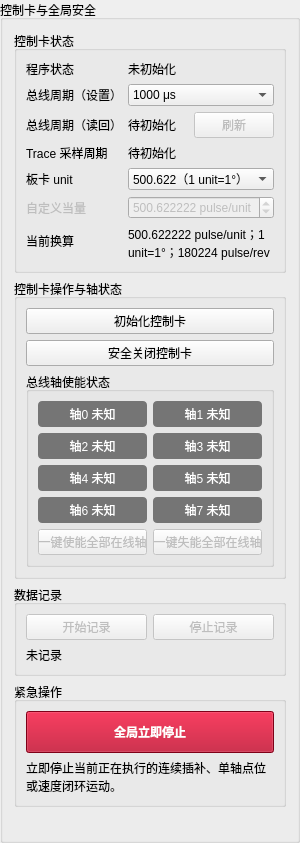
     <widget class="QGroupBox" name="globalControlGroup">
      <property name="minimumSize">
       <size>
        <width>230</width>
        <height>0</height>
       </size>
      </property>
      <property name="maximumSize">
       <size>
        <width>300</width>
        <height>16777215</height>
       </size>
      </property>
      <property name="title">
       <string>控制卡与全局安全</string>
      </property>
      <layout class="QVBoxLayout" name="globalControlLayout">
       <item>
        <widget class="QGroupBox" name="globalStatusGroup">
         <property name="title">
          <string>控制卡状态</string>
         </property>
         <layout class="QFormLayout" name="statusForm">
          <item row="1" column="0">
           <widget class="QLabel" name="stateLabel">
            <property name="text">
             <string>程序状态</string>
            </property>
           </widget>
          </item>
          <item row="1" column="1">
           <widget class="QLabel" name="stateValueLabel">
            <property name="text">
             <string>未初始化</string>
            </property>
            <property name="wordWrap">
             <bool>true</bool>
            </property>
           </widget>
          </item>
          <item row="7" column="0">
           <widget class="QLabel" name="busCycleSettingLabel">
            <property name="toolTip">
             <string>手册支持 250、500、1000、2000 μs；仅在初始化控制卡时写入。</string>
            </property>
            <property name="text">
             <string>总线周期（设置）</string>
            </property>
            <property name="wordWrap">
             <bool>true</bool>
            </property>
           </widget>
          </item>
          <item row="7" column="1">
           <widget class="QComboBox" name="busCycleCombo">
            <property name="toolTip">
             <string>EtherCAT 总线周期，可选 250 / 500 / 1000 / 2000 μs。修改后需关闭并重新初始化控制卡。</string>
            </property>
            <property name="currentIndex">
             <number>2</number>
            </property>
            <item>
             <property name="text">
              <string>250 μs</string>
             </property>
            </item>
            <item>
             <property name="text">
              <string>500 μs</string>
             </property>
            </item>
            <item>
             <property name="text">
              <string>1000 μs</string>
             </property>
            </item>
            <item>
             <property name="text">
              <string>2000 μs</string>
             </property>
            </item>
           </widget>
          </item>
          <item row="8" column="0">
           <widget class="QLabel" name="busCycleReadLabel">
            <property name="text">
             <string>总线周期（读回）</string>
            </property>
            <property name="wordWrap">
             <bool>true</bool>
            </property>
           </widget>
          </item>
          <item row="8" column="1">
           <widget class="QWidget" name="busCycleReadContainer" native="true">
            <layout class="QHBoxLayout" name="busCycleReadLayout">
             <property name="leftMargin">
              <number>0</number>
             </property>
             <property name="topMargin">
              <number>0</number>
             </property>
             <property name="rightMargin">
              <number>0</number>
             </property>
             <property name="bottomMargin">
              <number>0</number>
             </property>
             <item>
              <widget class="QLabel" name="busCycleReadValueLabel">
               <property name="text">
                <string>待初始化</string>
               </property>
              </widget>
             </item>
             <item>
              <widget class="QPushButton" name="readBusCycleButton">
               <property name="enabled">
                <bool>false</bool>
               </property>
               <property name="text">
                <string>刷新</string>
               </property>
              </widget>
             </item>
            </layout>
           </widget>
          </item>
          <item row="9" column="0">
           <widget class="QLabel" name="traceSampleLabel">
            <property name="text">
             <string>Trace 采样周期</string>
            </property>
            <property name="wordWrap">
             <bool>true</bool>
            </property>
           </widget>
          </item>
          <item row="9" column="1">
           <widget class="QLabel" name="traceSampleValueLabel">
            <property name="text">
             <string>待初始化</string>
            </property>
            <property name="wordWrap">
             <bool>true</bool>
            </property>
           </widget>
          </item>
          <item row="10" column="0">
           <widget class="QLabel" name="cardUnitDefinitionLabel">
            <property name="toolTip">
             <string>全程序唯一的板卡脉冲当量设置。连续插补、速度闭环、转矩测试、Trace 延迟标定及后续扩展页签均使用此值。</string>
            </property>
            <property name="text">
             <string>板卡 unit</string>
            </property>
            <property name="wordWrap">
             <bool>true</bool>
            </property>
           </widget>
          </item>
          <item row="10" column="1">
           <widget class="QComboBox" name="cardUnitDefinitionCombo">
            <property name="toolTip">
             <string>全局板卡脉冲当量。修改后需关闭并重新初始化控制卡，所有测试页签统一使用该设置。</string>
            </property>
            <item>
             <property name="text">
              <string>500.622（1 unit=1°）</string>
             </property>
            </item>
            <item>
             <property name="text">
              <string>50.0622（1 unit=0.1°）</string>
             </property>
            </item>
            <item>
             <property name="text">
              <string>5.00622（1 unit=0.01°）</string>
             </property>
            </item>
            <item>
             <property name="text">
              <string>自定义 pulse/unit</string>
             </property>
            </item>
           </widget>
          </item>
          <item row="11" column="0">
           <widget class="QLabel" name="cardCustomEquivalentLabel">
            <property name="enabled">
             <bool>false</bool>
            </property>
            <property name="toolTip">
             <string>选择“自定义 pulse/unit”后输入每个板卡 unit 对应的物理脉冲数。</string>
            </property>
            <property name="text">
             <string>自定义当量</string>
            </property>
            <property name="wordWrap">
             <bool>true</bool>
            </property>
           </widget>
          </item>
          <item row="11" column="1">
           <widget class="QDoubleSpinBox" name="cardCustomEquivalentSpin">
            <property name="enabled">
             <bool>false</bool>
            </property>
            <property name="toolTip">
             <string>输入自定义脉冲当量，单位为 pulse/unit，必须大于 0。</string>
            </property>
            <property name="suffix">
             <string> pulse/unit</string>
            </property>
            <property name="decimals">
             <number>6</number>
            </property>
            <property name="minimum">
             <double>0.000001000000000</double>
            </property>
            <property name="maximum">
             <double>1000000000.000000000000000</double>
            </property>
            <property name="value">
             <double>500.622222000000022</double>
            </property>
           </widget>
          </item>
          <item row="12" column="0">
           <widget class="QLabel" name="equivLabel">
            <property name="text">
             <string>当前换算</string>
            </property>
            <property name="wordWrap">
             <bool>true</bool>
            </property>
           </widget>
          </item>
          <item row="12" column="1">
           <widget class="QLabel" name="equivValueLabel">
            <property name="text">
             <string>500.622222 pulse/unit；1 unit=1°；180224 pulse/rev</string>
            </property>
            <property name="wordWrap">
             <bool>true</bool>
            </property>
           </widget>
          </item>
         </layout>
        </widget>
       </item>
       <item>
        <widget class="QGroupBox" name="globalActionGroup">
         <property name="title">
          <string>控制卡操作与轴状态</string>
         </property>
         <layout class="QVBoxLayout" name="globalActionLayout">
          <item>
           <widget class="QPushButton" name="initializeButton">
            <property name="text">
             <string>初始化控制卡</string>
            </property>
           </widget>
          </item>
          <item>
           <widget class="QPushButton" name="closeBoardButton">
            <property name="text">
             <string>安全关闭控制卡</string>
            </property>
           </widget>
          </item>
          <item>
           <widget class="QGroupBox" name="axisEnableStatusGroup">
            <property name="styleSheet">
             <string notr="true">QLabel { color: white; background-color: #757575; border-radius: 4px; padding: 4px; }</string>
            </property>
            <property name="title">
             <string>总线轴使能状态</string>
            </property>
            <layout class="QGridLayout" name="axisEnableStatusLayout">
             <item row="0" column="0">
              <widget class="QLabel" name="axis0EnableStateLabel">
               <property name="text">
                <string>轴0 未知</string>
               </property>
               <property name="alignment">
                <set>Qt::AlignmentFlag::AlignCenter</set>
               </property>
              </widget>
             </item>
             <item row="0" column="1">
              <widget class="QLabel" name="axis1EnableStateLabel">
               <property name="text">
                <string>轴1 未知</string>
               </property>
               <property name="alignment">
                <set>Qt::AlignmentFlag::AlignCenter</set>
               </property>
              </widget>
             </item>
             <item row="1" column="0">
              <widget class="QLabel" name="axis2EnableStateLabel">
               <property name="text">
                <string>轴2 未知</string>
               </property>
               <property name="alignment">
                <set>Qt::AlignmentFlag::AlignCenter</set>
               </property>
              </widget>
             </item>
             <item row="1" column="1">
              <widget class="QLabel" name="axis3EnableStateLabel">
               <property name="text">
                <string>轴3 未知</string>
               </property>
               <property name="alignment">
                <set>Qt::AlignmentFlag::AlignCenter</set>
               </property>
              </widget>
             </item>
             <item row="2" column="0">
              <widget class="QLabel" name="axis4EnableStateLabel">
               <property name="text">
                <string>轴4 未知</string>
               </property>
               <property name="alignment">
                <set>Qt::AlignmentFlag::AlignCenter</set>
               </property>
              </widget>
             </item>
             <item row="2" column="1">
              <widget class="QLabel" name="axis5EnableStateLabel">
               <property name="text">
                <string>轴5 未知</string>
               </property>
               <property name="alignment">
                <set>Qt::AlignmentFlag::AlignCenter</set>
               </property>
              </widget>
             </item>
             <item row="3" column="0">
              <widget class="QLabel" name="axis6EnableStateLabel">
               <property name="text">
                <string>轴6 未知</string>
               </property>
               <property name="alignment">
                <set>Qt::AlignmentFlag::AlignCenter</set>
               </property>
              </widget>
             </item>
             <item row="3" column="1">
              <widget class="QLabel" name="axis7EnableStateLabel">
               <property name="text">
                <string>轴7 未知</string>
               </property>
               <property name="alignment">
                <set>Qt::AlignmentFlag::AlignCenter</set>
               </property>
              </widget>
             </item>
             <item row="4" column="0">
              <widget class="QPushButton" name="enableAllAxesButton">
               <property name="enabled">
                <bool>false</bool>
               </property>
               <property name="text">
                <string>一键使能全部在线轴</string>
               </property>
              </widget>
             </item>
             <item row="4" column="1">
              <widget class="QPushButton" name="disableAllAxesButton">
               <property name="enabled">
                <bool>false</bool>
               </property>
               <property name="text">
                <string>一键失能全部在线轴</string>
               </property>
              </widget>
             </item>
            </layout>
           </widget>
          </item>
         </layout>
        </widget>
       </item>
       <item>
        <widget class="QGroupBox" name="telemetryRecordGroup">
         <property name="title">
          <string>数据记录</string>
         </property>
         <layout class="QGridLayout" name="telemetryRecordLayout">
          <item row="0" column="0">
           <widget class="QPushButton" name="startRecordingButton">
            <property name="enabled">
             <bool>false</bool>
            </property>
            <property name="toolTip">
             <string>开始异步记录当前 Trace 原始帧，数据写入程序目录下的 records/run_*。</string>
            </property>
            <property name="text">
             <string>开始记录</string>
            </property>
           </widget>
          </item>
          <item row="0" column="1">
           <widget class="QPushButton" name="stopRecordingButton">
            <property name="enabled">
             <bool>false</bool>
            </property>
            <property name="toolTip">
             <string>停止手动 Trace 记录，排空异步写盘队列并关闭本次记录文件。</string>
            </property>
            <property name="text">
             <string>停止记录</string>
            </property>
           </widget>
          </item>
          <item row="1" column="0" colspan="2">
           <widget class="QLabel" name="recordingStateValueLabel">
            <property name="toolTip">
             <string>显示记录状态；悬浮可查看输出目录和写入、队列、丢帧统计。</string>
            </property>
            <property name="text">
             <string>未记录</string>
            </property>
            <property name="wordWrap">
             <bool>true</bool>
            </property>
           </widget>
          </item>
         </layout>
        </widget>
       </item>
       <item>
        <widget class="QGroupBox" name="globalEmergencyGroup">
         <property name="title">
          <string>紧急操作</string>
         </property>
         <layout class="QVBoxLayout" name="globalEmergencyLayout">
          <item>
           <widget class="QPushButton" name="emergencyStopButton">
            <property name="minimumSize">
             <size>
              <width>0</width>
              <height>42</height>
             </size>
            </property>
            <property name="styleSheet">
             <string notr="true">color: white; background-color: #b00020; font-weight: bold;</string>
            </property>
            <property name="text">
             <string>全局立即停止</string>
            </property>
           </widget>
          </item>
          <item>
           <widget class="QLabel" name="globalEmergencyHintLabel">
            <property name="text">
             <string>立即停止当前正在执行的连续插补、单轴点位或速度闭环运动。</string>
            </property>
            <property name="wordWrap">
             <bool>true</bool>
            </property>
           </widget>
          </item>
         </layout>
        </widget>
       </item>
       <item>
        <spacer name="globalControlSpacer">
         <property name="orientation">
          <enum>Qt::Orientation::Vertical</enum>
         </property>
         <property name="sizeHint" stdset="0">
          <size>
           <width>20</width>
           <height>40</height>
          </size>
         </property>
        </spacer>
       </item>
      </layout>
     </widget>
